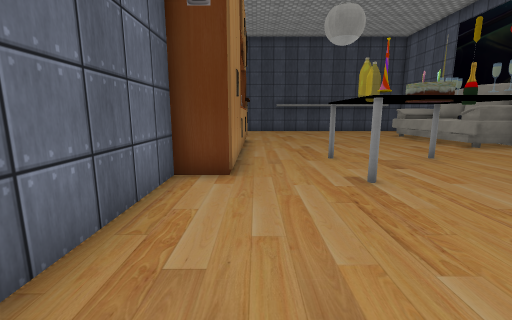
[1] (above)

15 first-person views from a walk through a Unity game level. The camera is 1.4 m above the floor, tilts 10° down and sees 90° across. The floor is counted in squares, 1 m on a side. Each view is taken from the middle of a square. On the plan, view 1 faces up. The plan holds only what a view shows up to about 13 squares ahead; the rest is blank. The place goes on beyond the plan. The player is left out. Some surface patterns are stand-ins.

[2]
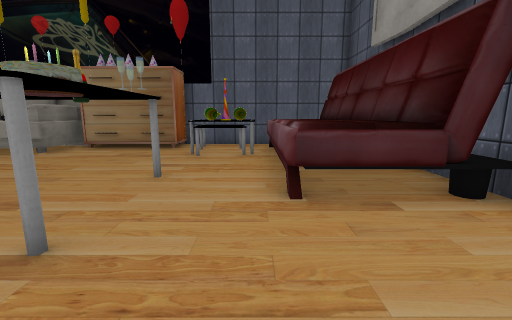

[3]
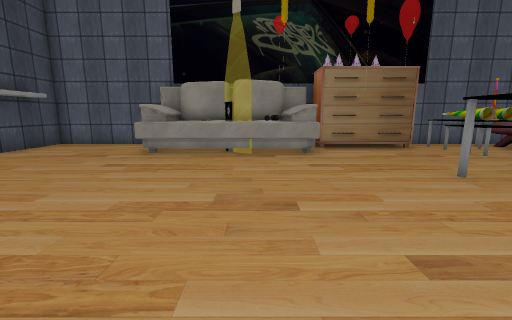

[4]
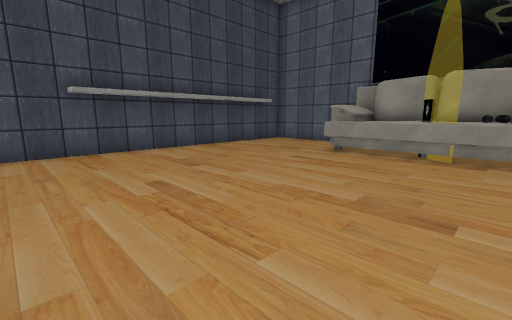

[5]
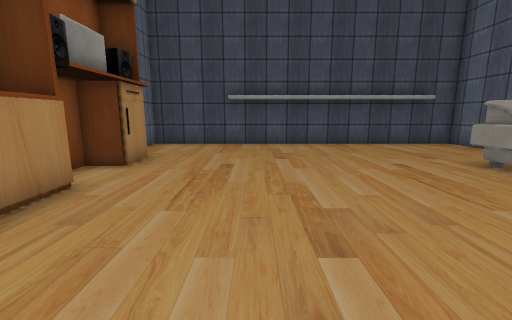

[6]
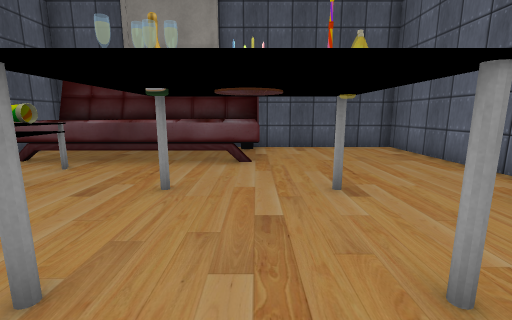

[7]
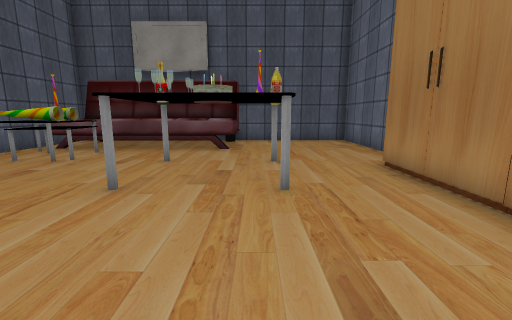

[8]
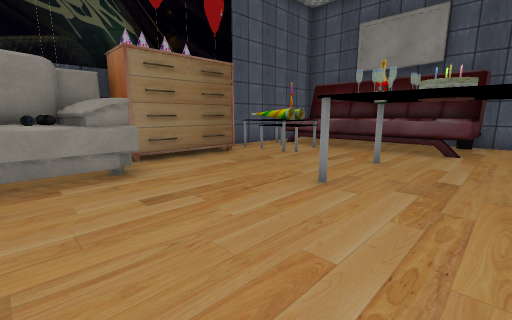

[9]
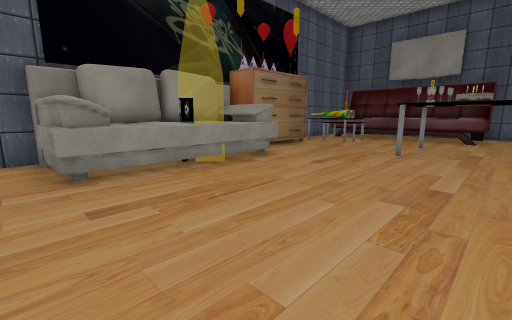

[10]
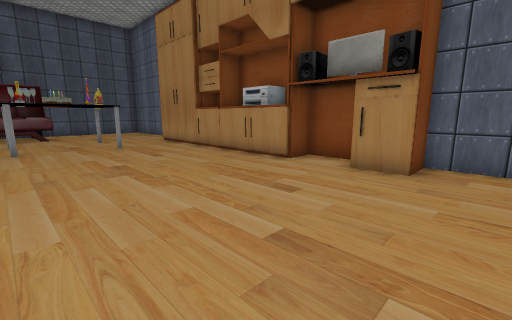

[11]
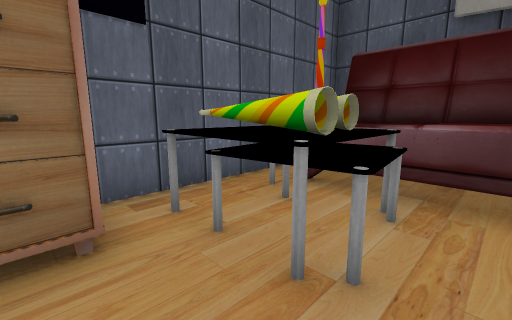

[12]
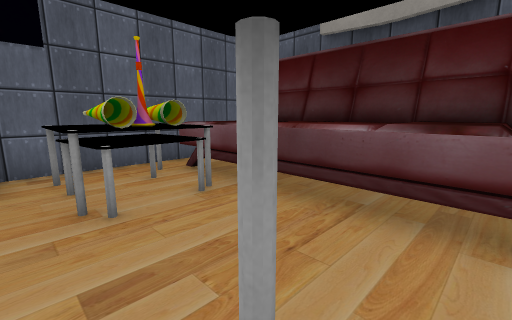

[13]
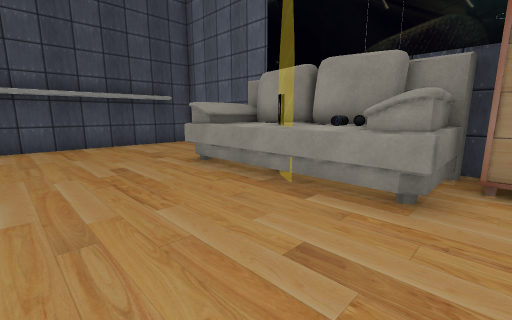

[14]
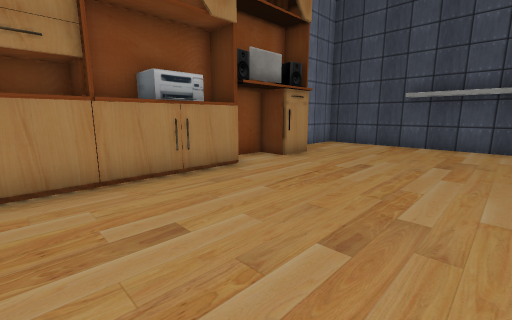

[15]
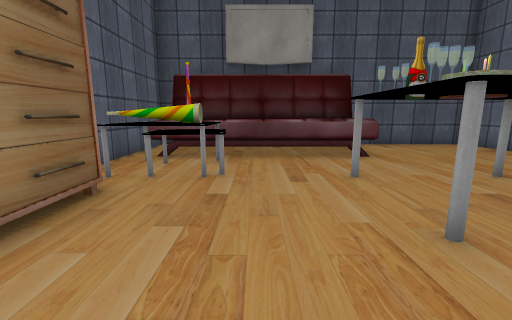

### Floor plan
Points are (right, up) in squares from view 1. A wall is a line through its corners. A room is listed if a view was taken in it or the views show most of it. See-through windows are left out.
Room 1 (views 1, 2, 3, 4, 5, 6, 7, 8, 9, 10, 11, 12, 13, 14, 15)
walls: (-1.9, 6) (-1.9, -1.3) (3.6, -1.3); (-1.8, 17) (-1.8, 14.9); (12.5, 17.2) (12.5, 22.5) (-1.9, 22.5) (-1.9, 18.4); (12.5, -1.4) (12.5, 6.5)
objects: other object (-1, 7) to (-1, 9); other object (-1, 10) to (-1, 11); other object (-1, 12) to (-1, 14); other object (-1, 15); other object (-1, 17) to (-1, 18); other object (2, 6); other object (4, -1) to (12, 2); bottle (5, 7); table (9, 3) to (11, 5); other object (9, 11) to (12, 17); other object (9, 13) to (10, 14); other object (10, 12); other object (10, 13); table (11, 3); other object (11, 6) to (12, 10); other object (12, 6)

Positions as (right, up) in squares from view 1, and headings:
1: (0, 0), facing up
2: (0, 3), facing right
3: (0, 13), facing right
4: (0, 12), facing up-right
5: (3, 10), facing up
6: (4, 10), facing down
7: (3, 13), facing down
8: (3, 13), facing down-right
9: (3, 18), facing down-right
10: (6, 20), facing down-left
11: (8, 7), facing down-right
12: (5, 6), facing down-right
13: (5, 10), facing up-right
14: (5, 10), facing up-left
15: (8, 11), facing down
